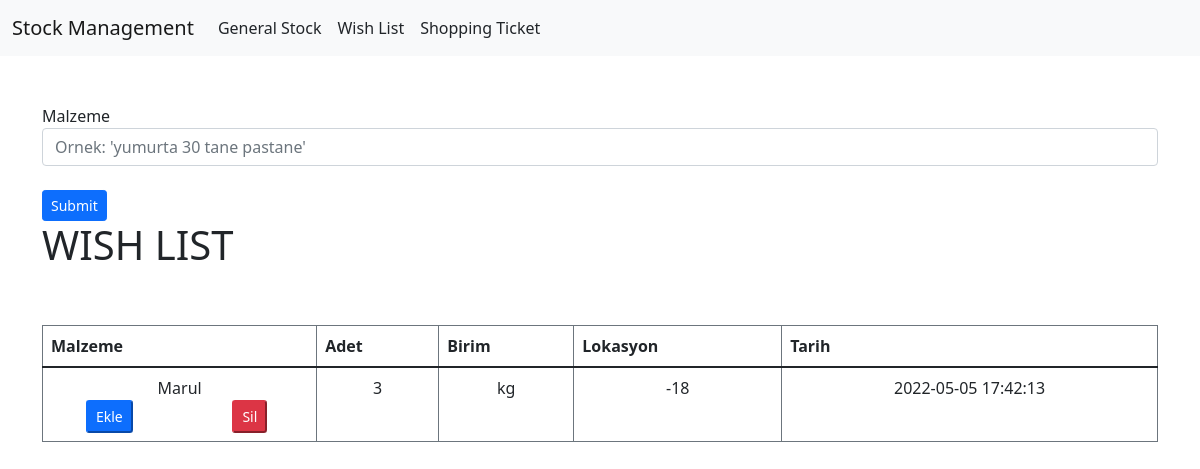
Page /wish_list on the committed database.
### tables this page shows
CREATE TABLE "wish_list"
(
    id       INTEGER
        primary key autoincrement,
    tarih    TIMESTAMP default CURRENT_TIMESTAMP not null,
    malzeme  TEXT    not null,
    adet     INTEGER not null,
    birim    TEXT,
    lokasyon TEXT    not null
);

### app.py (the view, shortened to what this page needs)
@app.route('/wish_list', methods=('GET', 'POST'))
def wish_list():
    conn = get_db_connection()
    wish = conn.execute('SELECT * FROM wish_list').fetchall()
    return render_template('wish_list.html', wish_list=wish)

### functions.py (called while the page is built)
def get_db_connection():
    conn = sqlite3.connect('database.db')
    conn.row_factory = sqlite3.Row
    return conn

### templates/wish_list.html (shortened to what this page needs)
{% extends 'base.html' %}
{% block body %}
    <div class="container">
        <form method="post">
            <div class="row-2 g-3">
                <div class="col">
                    <label for="malzeme">Malzeme</label>
                    <input type="text" name="malzeme" class="form-control"
                           placeholder="Ornek: 'yumurta 30 tane pastane'"
                           value="{{ request.form['malzeme'] }}">
                </div>
                <br>
                <div class="row-2 col">
                    <button type="submit" class="btn btn-primary btn-sm">Submit</button>
                </div>
            </div>
        </form>
        <div class="table-responsive">
            <h1>WISH LIST</h1>
            <table class="table table-bordered border-secondary table-hover" style="margin-top: 5%">
                <thead>
                <tr>
                    <th scope="col">Malzeme</th>
                    <th scope="col">Adet</th>
                    <th scope="col">Birim</th>
                    <th scope="col">Lokasyon</th>
                    <th scope="col">Tarih</th>
                </tr>
                </thead>
                <tbody>
                {% for wish in wish_list %}
                    <tr class="text-center">
                        <td>{{ wish['malzeme'] }}
                            <div class="row">
                                <form class="col" action="{{ url_for('add_stock', id=wish['id']) }}" method="POST">
                                    <input type="submit" value="Ekle"
                                           class="btn-primary btn-sm">
                                </form>
                                <form class="col" action="{{ url_for('delete_wish', id=wish['id']) }}" method="POST">
                                    <input type="submit" value="Sil"
                                           class="btn-danger btn-sm"
                                           onclick="return confirm('Are you sure you want to delete this post?')">
                                </form>
                            </div>
                        </td>
                        <td>{{ wish['adet'] }}</td>
                        <td>{{ wish['birim'] }}</td>
                        <td>{{ wish['lokasyon'] }}</td>
                        <td>{{ wish['tarih'] }}</td>
                    </tr>
                {% endfor %}
                </tbody>
            </table>
        </div>
    </div>
{% endblock %}

### rows in the picture
wish_list: malzeme "Marul", adet "3", birim "kg", lokasyon "-18", tarih "2022-05-05 17:42:13"
